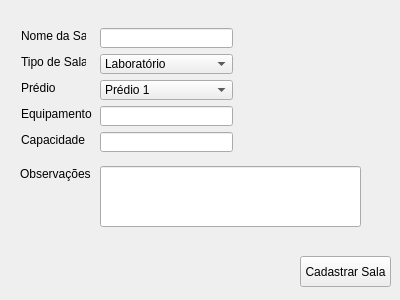
<?xml version="1.0" encoding="UTF-8"?>
<ui version="4.0">
 <class>Form</class>
 <widget class="QWidget" name="Form">
  <property name="geometry">
   <rect>
    <x>0</x>
    <y>0</y>
    <width>400</width>
    <height>300</height>
   </rect>
  </property>
  <property name="windowTitle">
   <string>Form</string>
  </property>
  <widget class="QLineEdit" name="nomeSala">
   <property name="geometry">
    <rect>
     <x>100</x>
     <y>28</y>
     <width>133</width>
     <height>20</height>
    </rect>
   </property>
  </widget>
  <widget class="QLineEdit" name="feedbackText">
   <property name="geometry">
    <rect>
     <x>100</x>
     <y>166</y>
     <width>261</width>
     <height>61</height>
    </rect>
   </property>
  </widget>
  <widget class="QPushButton" name="cadastrarSala">
   <property name="geometry">
    <rect>
     <x>300</x>
     <y>256</y>
     <width>91</width>
     <height>31</height>
    </rect>
   </property>
   <property name="text">
    <string>Cadastrar Sala</string>
   </property>
  </widget>
  <widget class="QComboBox" name="tipoSala">
   <property name="geometry">
    <rect>
     <x>100</x>
     <y>54</y>
     <width>133</width>
     <height>20</height>
    </rect>
   </property>
   <property name="editable">
    <bool>false</bool>
   </property>
   <property name="currentText">
    <string>Laboratório</string>
   </property>
   <property name="insertPolicy">
    <enum>QComboBox::InsertAlphabetically</enum>
   </property>
   <property name="sizeAdjustPolicy">
    <enum>QComboBox::AdjustToMinimumContentsLength</enum>
   </property>
   <item>
    <property name="text">
     <string>Laboratório</string>
    </property>
   </item>
   <item>
    <property name="text">
     <string>Jardinagem</string>
    </property>
   </item>
  </widget>
  <widget class="QLabel" name="label_2">
   <property name="geometry">
    <rect>
     <x>21</x>
     <y>54</y>
     <width>65</width>
     <height>16</height>
    </rect>
   </property>
   <property name="text">
    <string>Tipo de Sala</string>
   </property>
  </widget>
  <widget class="QLabel" name="label_4">
   <property name="geometry">
    <rect>
     <x>21</x>
     <y>106</y>
     <width>71</width>
     <height>16</height>
    </rect>
   </property>
   <property name="text">
    <string>Equipamentos</string>
   </property>
  </widget>
  <widget class="QLineEdit" name="mediaCapacidade">
   <property name="geometry">
    <rect>
     <x>100</x>
     <y>132</y>
     <width>133</width>
     <height>20</height>
    </rect>
   </property>
  </widget>
  <widget class="QLabel" name="label_5">
   <property name="geometry">
    <rect>
     <x>21</x>
     <y>132</y>
     <width>65</width>
     <height>16</height>
    </rect>
   </property>
   <property name="text">
    <string>Capacidade</string>
   </property>
  </widget>
  <widget class="QLabel" name="label_6">
   <property name="geometry">
    <rect>
     <x>20</x>
     <y>166</y>
     <width>71</width>
     <height>16</height>
    </rect>
   </property>
   <property name="text">
    <string>Observações</string>
   </property>
  </widget>
  <widget class="QLabel" name="label">
   <property name="geometry">
    <rect>
     <x>21</x>
     <y>28</y>
     <width>65</width>
     <height>16</height>
    </rect>
   </property>
   <property name="text">
    <string>Nome da Sala</string>
   </property>
  </widget>
  <widget class="QLineEdit" name="tipoEquipamento">
   <property name="geometry">
    <rect>
     <x>100</x>
     <y>106</y>
     <width>133</width>
     <height>20</height>
    </rect>
   </property>
  </widget>
  <widget class="QLabel" name="label_3">
   <property name="geometry">
    <rect>
     <x>21</x>
     <y>80</y>
     <width>65</width>
     <height>16</height>
    </rect>
   </property>
   <property name="text">
    <string>Prédio</string>
   </property>
  </widget>
  <widget class="QComboBox" name="nomePredio">
   <property name="geometry">
    <rect>
     <x>100</x>
     <y>80</y>
     <width>133</width>
     <height>20</height>
    </rect>
   </property>
   <property name="editable">
    <bool>false</bool>
   </property>
   <property name="currentText">
    <string notr="true">Prédio 1</string>
   </property>
   <property name="insertPolicy">
    <enum>QComboBox::InsertAlphabetically</enum>
   </property>
   <item>
    <property name="text">
     <string>Prédio 1</string>
    </property>
   </item>
   <item>
    <property name="text">
     <string>Prédio 2</string>
    </property>
   </item>
  </widget>
 </widget>
 <resources/>
 <connections/>
</ui>
